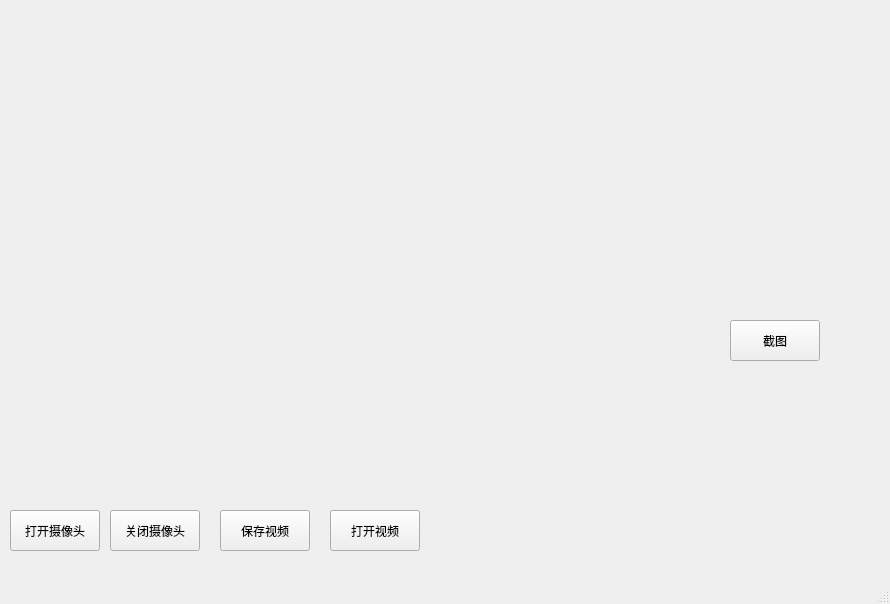
<?xml version="1.0" encoding="UTF-8"?>
<ui version="4.0">
 <class>MainWindow</class>
 <widget class="QMainWindow" name="MainWindow">
  <property name="geometry">
   <rect>
    <x>0</x>
    <y>0</y>
    <width>890</width>
    <height>604</height>
   </rect>
  </property>
  <property name="windowTitle">
   <string>MainWindow</string>
  </property>
  <widget class="QWidget" name="centralwidget">
   <widget class="QLabel" name="label">
    <property name="geometry">
     <rect>
      <x>5</x>
      <y>5</y>
      <width>640</width>
      <height>480</height>
     </rect>
    </property>
    <property name="text">
     <string/>
    </property>
   </widget>
   <widget class="QPushButton" name="OpenCamerBtn">
    <property name="geometry">
     <rect>
      <x>10</x>
      <y>510</y>
      <width>90</width>
      <height>41</height>
     </rect>
    </property>
    <property name="text">
     <string>打开摄像头</string>
    </property>
   </widget>
   <widget class="QPushButton" name="CloseCamerBtn">
    <property name="geometry">
     <rect>
      <x>110</x>
      <y>510</y>
      <width>90</width>
      <height>41</height>
     </rect>
    </property>
    <property name="text">
     <string>关闭摄像头</string>
    </property>
   </widget>
   <widget class="QPushButton" name="SaveVideoBtn">
    <property name="geometry">
     <rect>
      <x>220</x>
      <y>510</y>
      <width>90</width>
      <height>41</height>
     </rect>
    </property>
    <property name="text">
     <string>保存视频</string>
    </property>
   </widget>
   <widget class="QPushButton" name="OpenVideoBtn">
    <property name="geometry">
     <rect>
      <x>330</x>
      <y>510</y>
      <width>90</width>
      <height>41</height>
     </rect>
    </property>
    <property name="text">
     <string>打开视频</string>
    </property>
   </widget>
   <widget class="QLabel" name="label_2">
    <property name="geometry">
     <rect>
      <x>660</x>
      <y>150</y>
      <width>240</width>
      <height>160</height>
     </rect>
    </property>
    <property name="text">
     <string/>
    </property>
   </widget>
   <widget class="QPushButton" name="CutImageBtn">
    <property name="geometry">
     <rect>
      <x>730</x>
      <y>320</y>
      <width>90</width>
      <height>41</height>
     </rect>
    </property>
    <property name="text">
     <string>截图</string>
    </property>
   </widget>
  </widget>
  <widget class="QMenuBar" name="menubar">
   <property name="geometry">
    <rect>
     <x>0</x>
     <y>0</y>
     <width>890</width>
     <height>23</height>
    </rect>
   </property>
  </widget>
  <widget class="QStatusBar" name="statusbar"/>
 </widget>
 <resources/>
 <connections/>
</ui>
